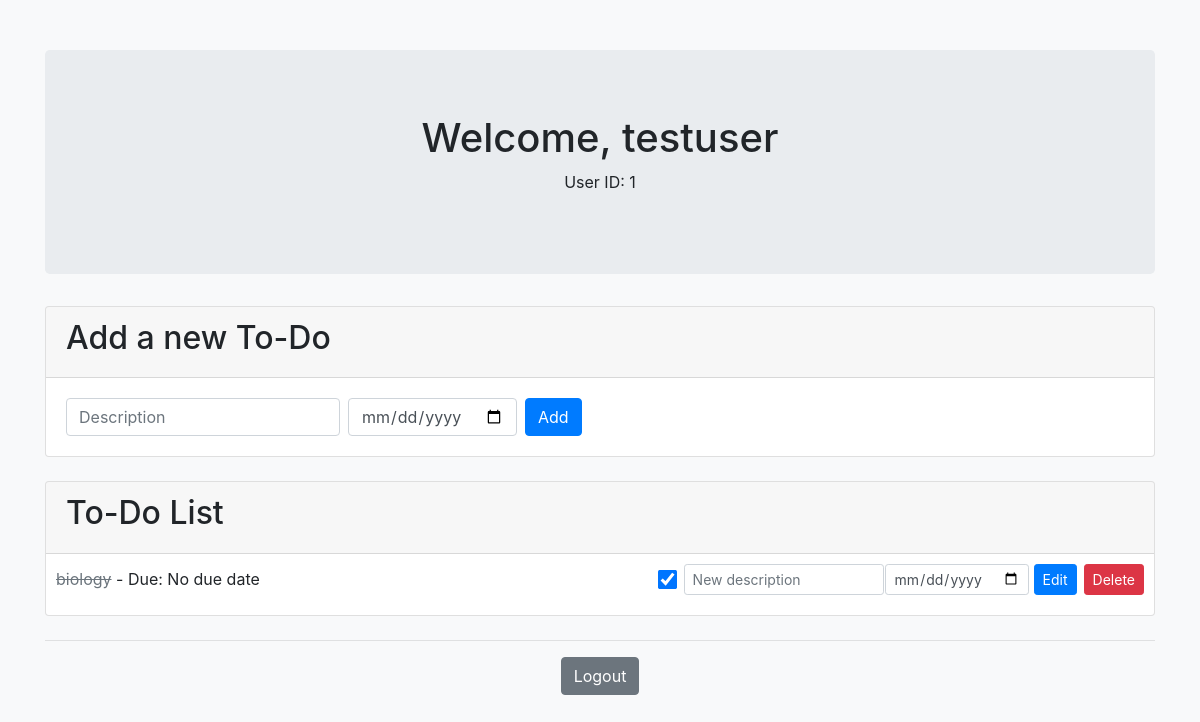
The page /dashboard (signed in) on the database as committed earlier.
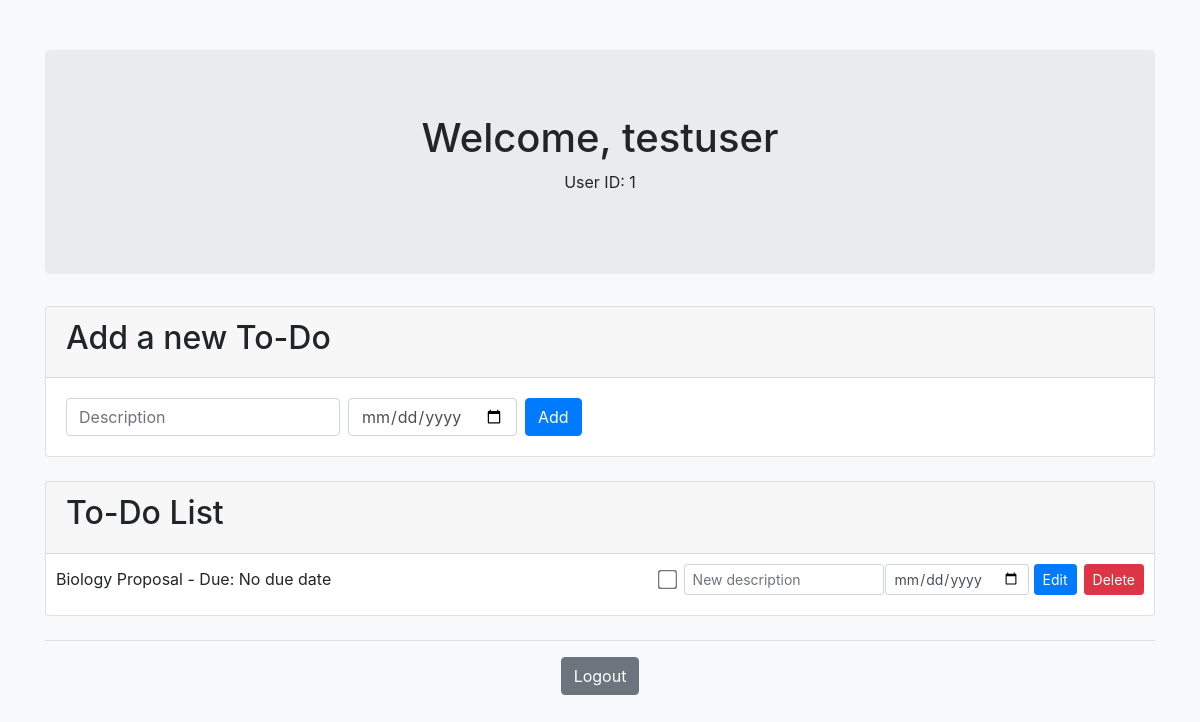
The same page on the database as committed later.
### tables this page shows
CREATE TABLE todos (id INTEGER PRIMARY KEY, user_id INTEGER, name TEXT, description TEXT, completed BOOLEAN, FOREIGN KEY(user_id) REFERENCES users(id));

### app.py (the view)
@app.route('/dashboard')
def dashboard():
    if 'user_id' not in session:
        flash('You need to login first', 'warning')
        return redirect(url_for('login'))
    with engine.connect() as conn:
        result = conn.execute(text("SELECT * FROM todos WHERE user_id = :user_id"), {'user_id': session['user_id']}).fetchall()
    todos = [{'id': row.id, 'name': row.name, 'description': row.description, 'completed': row.completed} for row in result]
    return render_template('dashboard.html', todos=todos, username=session['username'], user_id=session['user_id'])

### templates/dashboard.html (shortened to what this page needs)
<!DOCTYPE html>
<html lang="en">
<head>
    <link href="https://stackpath.bootstrapcdn.com/bootstrap/4.5.2/css/bootstrap.min.css" rel="stylesheet">
</head>
<body>
    <div class="container">
        <div class="jumbotron text-center">
            <h1>Welcome, {{ username }}</h1>
            <p>User ID: {{ user_id }}</p>
        </div>
        <div class="card mt-4">
            <div class="card-header">
            <h2>Add a new To-Do</h2>
            </div>
            <div class="card-body">
            <form action="{{ url_for('add_todo') }}" method="post" class="form-inline">
                <div class="form-group">
                <input type="text" name="description" placeholder="Description" class="form-control mr-2">
                <input type="date" name="due_date" class="form-control mr-2">
                <button type="submit" class="btn btn-primary">Add</button>
                </div>
            </form>
            </div>
        </div>
        <div class="card mt-4">
            <div class="card-header">
                <h2>To-Do List</h2>
            </div>
            <ul class="list-group list-group-flush">
                {% for todo in todos %}
                    <li class="list-group-item todo-item">
                        <span>
                            <span class="{% if todo.completed %}completed{% endif %}">{{ todo.description }}</span> - Due: <span>{% if todo.due_date %}{{ todo.due_date }}{% else %}No due date{% endif %}</span>
                        </span>
                        <div>
                            <form action="{{ url_for('complete_todo', todo_id=todo.id) }}" method="post">
                                <input type="checkbox" name="completed" style="transform: scale(1.5);" onchange="this.form.submit()" {% if todo.completed %}checked{% endif %}>
                            </form>
                            <form action="{{ url_for('edit_todo', todo_id=todo.id) }}" method="post">
                                <input type="text" name="description" placeholder="New description" class="form-control form-control-sm">
                                <input type="date" name="due_date" class="form-control form-control-sm">
                                <button type="submit" class="btn btn-primary btn-sm">Edit</button>
                            </form>
                            <form action="{{ url_for('delete_todo', todo_id=todo.id) }}" method="post">
                                <button type="submit" class="btn btn-danger btn-sm">Delete</button>
                            </form>
                        </div>
                    </li>
                {% endfor %}
            </ul>
        </div>
        <div class="text-center mt-4">
            <hr>
            <form action="{{ url_for('logout') }}" method="get">
                <button type="submit" class="btn btn-secondary">Logout</button>
            </form>
        </div>
    </div>
</body>
</html>

### templates/dashboard.html (style rules this page uses)
body { background-color: #f8f9fa; }
.container { margin-top: 50px; }
.todo-item { display: flex; justify-content: space-between; align-items: center; padding: 10px; border: 1px solid #dee2e6; border-radius: 5px; margin-bottom: 10px; background-color: #ffffff; }
.todo-item form { margin: 0; display: flex; align-items: center; }
.todo-item input[type="text"] { width: 200px; margin-right: 1px; }
.todo-item button { margin-left: 5px; }
.todo-item div { display: flex; align-items: center; }
.todo-item form + form { margin-left: 2px; }
.todo-item input[type="checkbox"] { margin-right: 8px; }

Rows that differ between the two databases and show on the page:
changed todos: description "biology" → "Biology Proposal"; completed "☑" → "☐"
